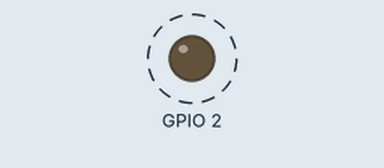
A sketch run on a simulated ESP8266 (NodeMCU). On the bench: output pins drawn as LEDs (lit = HIGH). Dashed ring = blinking.

Above: at 0.05 s.
Timing chart, 0 to 3.0 s (numbered marks = the images above):
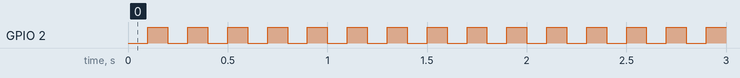

Measured:
- by itself, GPIO 2: alternates HIGH for 0.10 s and LOW for 0.10 s

The sketch:

ESP8266_OTA_Blink.ino
```cpp
// Add support for OTA***************************************
#include <ArduinoOTA.h>
// **********************************************************

void setup() {
  // Add support for OTA***************************************
  ArduinoOTA.onError([](ota_error_t error) { ESP.restart(); });
  ArduinoOTA.begin();  /* setup the OTA server */
  // **********************************************************

  // Sketch as normal from here
  pinMode(LED_BUILTIN, OUTPUT);     // Initialize the LED_BUILTIN pin as an output
}

void loop() {
  // Add support for OTA***************************************
  ArduinoOTA.handle();
  // **********************************************************

  // Sketch as normal from here
  digitalWrite(LED_BUILTIN, LOW);   // Turn the LED on noting the LED needs a pin to be low for it to illuminate
  delay(100);                      // Wait for a time
  digitalWrite(LED_BUILTIN, HIGH);  // Turn the LED off by making the pin HIGH
  delay(100);                      // Wait for a time
}
```
